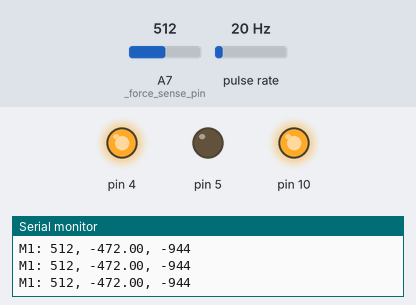
Recording of a sketch running on a simulated Arduino Nano, built with avr-gcc and run on an emulated ATmega328P. On the bench: output pins drawn as LEDs (lit = HIGH), the last lines printed to the serial monitor. Wiring (inferred from the names in the program): pulse sensor: data pin 2. The test bench sets the inputs (shaded band); at power-on: A7 (_force_sense_pin) = 512, pulse rate 20 Hz.

Above: at 1.2 s.
1.3 s: A7 (_force_sense_pin) set to 186
4.3 s: A7 (_force_sense_pin) set to 154
At 5.4 s:
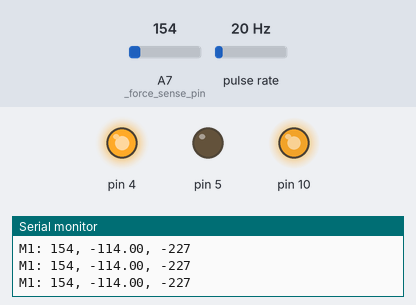
5.8 s: A7 (_force_sense_pin) set to 90
At 7.93 s:
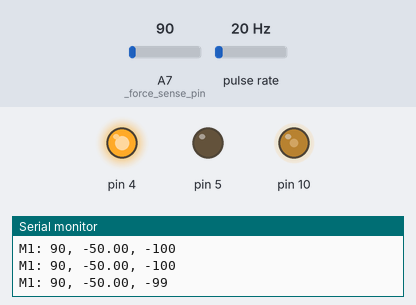
8.8 s: A7 (_force_sense_pin) set to 110
10.3 s: A7 (_force_sense_pin) set to 0
At 11.8 s:
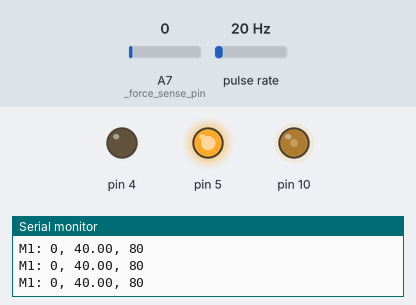
Timing chart, 0 to 12.8 s (numbered marks = the images above; inputs shaded):
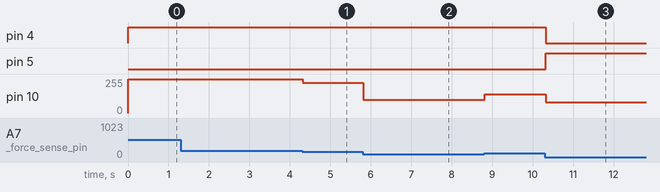

The sketch:

a_star_dual_25D_motor.ino
```cpp
#include "dc_motor.h"

#define encA1_int 0
#define encB1_int 1
#define encA2_int 2
#define encB2_int 3

DCMotor *motor1 = new DCMotor(5, 4, 10, A1, 3, 2, 32); //dir_pin1, dir_pin2, pwm_pin, current_sense_pin, encA_pin, encB_pin, counts_per_revolution
DCMotor *motor2 = new DCMotor(6, 7, 9, A0, 0, 1, 32);

void setup() {
  Serial.begin(9600);

  attachInterrupt(encA1_int, encA1trig, CHANGE);
  attachInterrupt(encA2_int, encA2trig, CHANGE);

  motor1->init();
  motor1->setCurrentLimit(0.8); // amps
  motor1->setPWMLimit(255); // given nominal 6v motor with 6V power supply
  motor1->setPolarity(1);

//  motor2->init();
//  motor2->setCurrentLimit(0.8); // amps
//  motor2->setPWMLimit(255); // given nominal 6v motor with 6V power supply
//  motor2->setPolarity(0);

//  motor1->setPIDGains(1.5,0.0,0.0); // velocity control
//  motor1->setDesiredVelocity(2000); //counts/sec

  motor1->setPIDGains(2,0.00,0); // position control
//  motor1->setPIDGains(0,0,500.); // pure damper
//  motor1->setDesiredPosition(0);
  motor1->setDesiredForce(40);
}

void loop() {
//  motor1->setDesiredPosition(10000*sin(millis()/1000.));
//  long target_pos = 5000*(millis()/1000.);
//  motor1->setDesiredPosition(target_pos);
  Serial.print("M1: ");
  Serial.print(motor1->measureForce());
//  Serial.print(", ");
//  Serial.print(motor1->calculateVelocity());
  motor1->update();
//  motor1->drive(255);
  Serial.println();
}

int readTensionGauge() {
  return analogRead(A7);
}

void encA1trig() {
  motor1->interruptRoutineA();
}

void encA2trig() {
  motor2->interruptRoutineA();
}
```

dc_motor.cpp
```cpp
// DCMotor class
// derived from Amanda Ghassaei's DCMotorCode project:
// https://github.com/amandaghassaei/DCMotorCode

#include "DC_motor.h"
#include <avr/io.h>

DCMotor::DCMotor(byte dir_pin1, byte dir_pin2, byte pwm_pin, byte current_sense_pin, byte encA_pin, byte encB_pin, int counts_per_revolution)
{
  _dir_pin1 = dir_pin1;
  _dir_pin2 = dir_pin2;
  _pwm_pin = pwm_pin;
  _current_sense_pin = current_sense_pin;
  _encA_pin = encA_pin;
  _encB_pin = encB_pin;
  _enc_trig_flag = false;
  _force_sense_pin = A7;

  _position = 0;
  _desired_position = _position;

  _desired_force = 0;

  _velocity = 0;
  _dir = 1;
  _desired_velocity = _velocity;
  _delta_T = 0;
  _counts_per_revolution = counts_per_revolution;

  _current = 0;
  _current_sensitivity = 0.03491; //A / ADC Val  //140mV/A
  _desired_current = int(0.8/_current_sensitivity);

  _currentFilter = new LPFilter();
  _f_cs_smoothing = 2.5; //Hz

  _pwmFilter = new LPFilter();
  _f_pwm_smoothing = 10000; //Hz

  _velocityFilter = new LPFilter();
  _f_vel_smoothing = 10; //Hz

  _polarity = 0;

  // velocity control gains
//  _k_p = 1.2;
//  _k_i = 0.8;
//  _k_d = 0;

  //position control gains
//  _k_p = 5.;
//  _k_i = 0.5;
//  _k_d = 0;

//  _k_p = 0.;
//  _k_i = 0.0;
//  _k_d = 500.;

  _k_p = 0.0;
  _k_i = 0.0;
  _k_d = 0.0;
}

void DCMotor::init()
{
  pinMode(_dir_pin1, OUTPUT);
  pinMode(_dir_pin2, OUTPUT);
  pinMode(_pwm_pin, OUTPUT);
  pinMode(_current_sense_pin, INPUT);
  pinMode(_encA_pin, INPUT);
  pinMode(_encB_pin, INPUT);

  _t_enc_triggered = micros();
  _last_t_enc_triggered = _t_enc_triggered;

  _currentFilter->init(_f_cs_smoothing, this->_measureCurrent());
  _pwmFilter->init(_f_pwm_smoothing, 0);
  _velocityFilter->init(_f_vel_smoothing, 0);
}

void DCMotor::setCurrentLimit(float current_limit)
{
  _current_limit = current_limit;
}

void DCMotor::setPWMLimit(int max_pwm)
{
  _max_pwm = max_pwm;
}

void DCMotor::setPIDGains(float p, float i, float d)
{
  _k_p = p;
  _k_i = i;
  _k_d = d;
}

float DCMotor::_measureCurrent()
{
  return analogRead(_current_sense_pin)*_current_sensitivity;
}

long DCMotor::getPosition()
{
  return _position;
}

int DCMotor::measureForce()
{
  return analogRead(_force_sense_pin);
}

void DCMotor::update()
{
//  this->_velocityControl();
//  this->_positionControl();
  this->_forceControl();
}

void DCMotor::_velocityControl()
{
  calculateVelocity();
  _last_error = _error;
  _error = _desired_velocity-_velocity;
  _delta_error = _error-_last_error;
  _sum_error += _error;
  _sum_error = constrain(_sum_error, -100, 100);
  float pwr = _pwmFilter->step(_k_p * _error + _k_i * _sum_error + _k_d * _delta_error);
  if (_desired_velocity >= 0) { pwr = constrain(pwr,0,255); }
  else { pwr = constrain(pwr,-255,0); }
  Serial.print(", ");
  Serial.print(pwr);
  drive(int(pwr));
}

void DCMotor::_positionControl()
{
  _last_error = _error;
  _error = _desired_position-_position;
  _delta_error = _error-_last_error;
  _sum_error += _error;
  _sum_error = constrain(_sum_error, -1000, 1000);
  int pwr = _pwmFilter->step(int(_k_p * _error + _k_i * _sum_error + _k_d * _delta_error));
  Serial.print(", ");
  Serial.print(pwr);
  drive(pwr);
}

void DCMotor::_forceControl()
{
  _last_error = _error;
  _error = _desired_force-measureForce();
  _delta_error = _error-_last_error;
  _sum_error += _error;
  _sum_error = constrain(_sum_error, -100, 100);
  int pwr = _pwmFilter->step(int(_k_p * _error + _k_i * _sum_error + _k_d * _delta_error));
  Serial.print(", ");
  Serial.print(_error);
  Serial.print(", ");
  Serial.print(pwr);
  drive(pwr);
}

void DCMotor::setDesiredVelocity(float desired_velocity)
{
  _desired_velocity = desired_velocity;
}

void DCMotor::setDesiredPosition(long desired_position)
{
  _desired_position = desired_position;
}

void DCMotor::setDesiredForce(int desired_force)
{
  _desired_force = desired_force;
}


void DCMotor::setPolarity(int8_t polarity)
{
  _polarity = polarity;
}

void DCMotor::drive(int power)
{
  if (_sgn(power) < 0) {
    if (!_polarity) {
      digitalWrite(_dir_pin1, HIGH);
      digitalWrite(_dir_pin2, LOW);
    } else {
      digitalWrite(_dir_pin1, LOW);
      digitalWrite(_dir_pin2, HIGH);
    }
  } else if (_sgn(power) > 0) {
    if (!_polarity) {
      digitalWrite(_dir_pin1, LOW);
      digitalWrite(_dir_pin2, HIGH);
    } else {
      digitalWrite(_dir_pin1, HIGH);
      digitalWrite(_dir_pin2, LOW);
    }
  } else {
    // if power = 0, coast
    digitalWrite(_dir_pin1, LOW);
    digitalWrite(_dir_pin2, LOW);
  }
  uint8_t pwr = constrain(abs(power),0,_max_pwm);
  analogWrite(_pwm_pin, pwr);
}

float DCMotor::calculateVelocity()
{
  // TO DO: add timeout for velocity = 0?
//  if (_enc_trig_flag) {
//    // encoder triggered
//    _delta_T = _t_enc_triggered-_last_t_enc_triggered;
//    if (_delta_T > 0) _velocity = 1000000/_delta_T; // counts/sec
//    _enc_trig_flag = false;
//    _last_trig = millis();
//  } else {
//    // no encoder tick, are we stopped?
//    if (millis()-_last_trig > 100) { // 100 --> mininum measurable speed = 10 counts/sec
//      _velocity = 0;
//    }
//  }

  // DELTA_POS METHOD
  _time = micros();
  _delta_T = _time-_last_time;
  _last_time = _time;

  _delta_pos = _position-_last_position;
  _last_position = _position;

  _velocity = _velocityFilter->step(_delta_pos*1000000/_delta_T);

  // DELTA_T METHOD
//  _delta_T = _t_enc_triggered-_last_t_enc_triggered;
//  if (_delta_T > 0) _velocity = 1000000/_delta_T; // counts/sec
//  _velocity = constrain(_velocity,0,3200); // determined experimentally by spinnning motor at full power
  // max no load velocity = 3000.00 @ 6V, 255 pwm (about .145A current drawn from power supply)
  // = 5800 rpm
  // 32 counts/rev
//  if (_dir < 0) _velocity*=_dir;

  return _velocity;
}

void DCMotor::interruptRoutineA()
{
  if (PIND & (1 << PORTD0)) {
    if (!(PIND & (1 << PORTD1))) {
      _position++;
     _dir = 1;
    }
    else {
      _position--;
      _dir = -1;
    }
  } else {
    if (!(PIND & (1 << PORTD1))) {
      _position--;
      _dir = -1;
    }
    else {
      _position++;
      _dir = 1;
    }
  }
//  if (digitalRead(_encA_pin)) {
//    if (!digitalRead(_encB_pin)) {
//      _position++;
//     _dir = 1;
//    }
//    else {
//      _position--;
//      _dir = -1;
//    }
//  } else {
//    if (!digitalRead(_encB_pin)) {
//      _position--;
//      _dir = -1;
//    }
//    else {
//      _position++;
//      _dir = 1;
//    }
//  }

  _last_t_enc_triggered = _t_enc_triggered;
  _t_enc_triggered = micros();
  _enc_trig_flag = true;
}

void DCMotor::interruptRoutineB()
{
  // todo: figure out gray code for properly incrementing position after being triggered by encB
  _last_t_enc_triggered = _t_enc_triggered;
  _t_enc_triggered = micros();
  _enc_trig_flag = true;
}

int8_t DCMotor::_sgn(int val) {
  if (val < 0) return -1;
  if (val==0) return 0;
  return 1;
}
```

dc_motor.h
```cpp
// (licence header left out)
#ifndef dc_motor_h
#define dc_motor_h

#if (ARDUINO >= 100)
 #include "Arduino.h"
#else
 #include <avr/io.h>
 #include "WProgram.h"
#endif

#include "low_pass_filter.h"


class DCMotor
{
  public:
    DCMotor(byte dir_pin1, byte dir_pin2, byte pwm_pin, byte current_sense_pin, byte encA_pin, byte encB_pin, int counts_per_revolution);
    void init();
    void setCurrentLimit(float current_limit);
    void setPWMLimit(int max_pwm);
    void drive(int power);
    float calculateVelocity();
    void update();
    void interruptRoutineA();
    void interruptRoutineB();
    void setPolarity(int8_t polarity);
    void setPIDGains(float p, float i, float d);
    void setDesiredVelocity(float desired_velocity);
    void setDesiredPosition(long desired_position);
    void setDesiredForce(int desired_force);
    long getPosition();
    int measureForce();
  private:
    byte _dir_pin1, _dir_pin2, _pwm_pin, _current_sense_pin, _encA_pin, _encB_pin, _force_sense_pin;
    float _measureCurrent();
    volatile long _position;
    long _desired_position;
    int _desired_force;
    float _velocity, _desired_velocity;
    float _current, _current_limit, _current_sensitivity;
    void _velocityControl(), _positionControl(), _forceControl();
    float _desired_current;
    unsigned volatile long _t_enc_triggered;
    int _max_pwm;
    long _delta_T, _last_t_enc_triggered;
    int  _counts_per_revolution;
    LPFilter *_currentFilter, *_pwmFilter, *_velocityFilter;
    float _f_cs_smoothing, _f_pwm_smoothing, _f_vel_smoothing;
    int8_t _sgn(int val);
    int8_t _polarity;
    float _k_p, _k_i, _k_d;
    float _error, _sum_error, _last_error, _delta_error;
    volatile boolean _enc_trig_flag;
    int _last_trig;
    int8_t _dir;
    long _last_time, _time;
    long _last_position, _delta_pos;
};

#endif
```

low_pass_filter.cpp
```cpp
// (licence header left out)
// #include "WProgram.h"
#include "low_pass_filter.h"

LPFilter::LPFilter()
{
}

void LPFilter::init(float fbreak, float y_init)
{
	time = 0;
	dt = 0;
	y = y_init;
	_w = 2*3.1415926*fbreak;
}

float LPFilter::step(float u)
{
	dt = millis()-time;
	time = millis();
	y = (_w*u*dt/1000+y)/(1+_w*dt/1000);
}
```

low_pass_filter.h
```cpp
// (licence header left out)
#ifndef low_pass_filter_h
#define low_pass_filter_h

#if (ARDUINO >= 100)
 #include "Arduino.h"
#else
 #include <avr/io.h>
 #include "WProgram.h"
#endif

class LPFilter
{
	public:
		LPFilter();
		void init(float fbreak, float y_init=0);
		float step(float u);
		float y;
		unsigned long dt;
		unsigned long time;
	private:
		float _w;
};

#endif
```

Measured:
- after the input at 4.3 s, pin 10: 255/255 → 227/255 at once
- after the input at 10.3 s, pin 4: HIGH → LOW at once; pin 5: LOW → HIGH at once; pin 10: 140/255 → 80/255 at once
